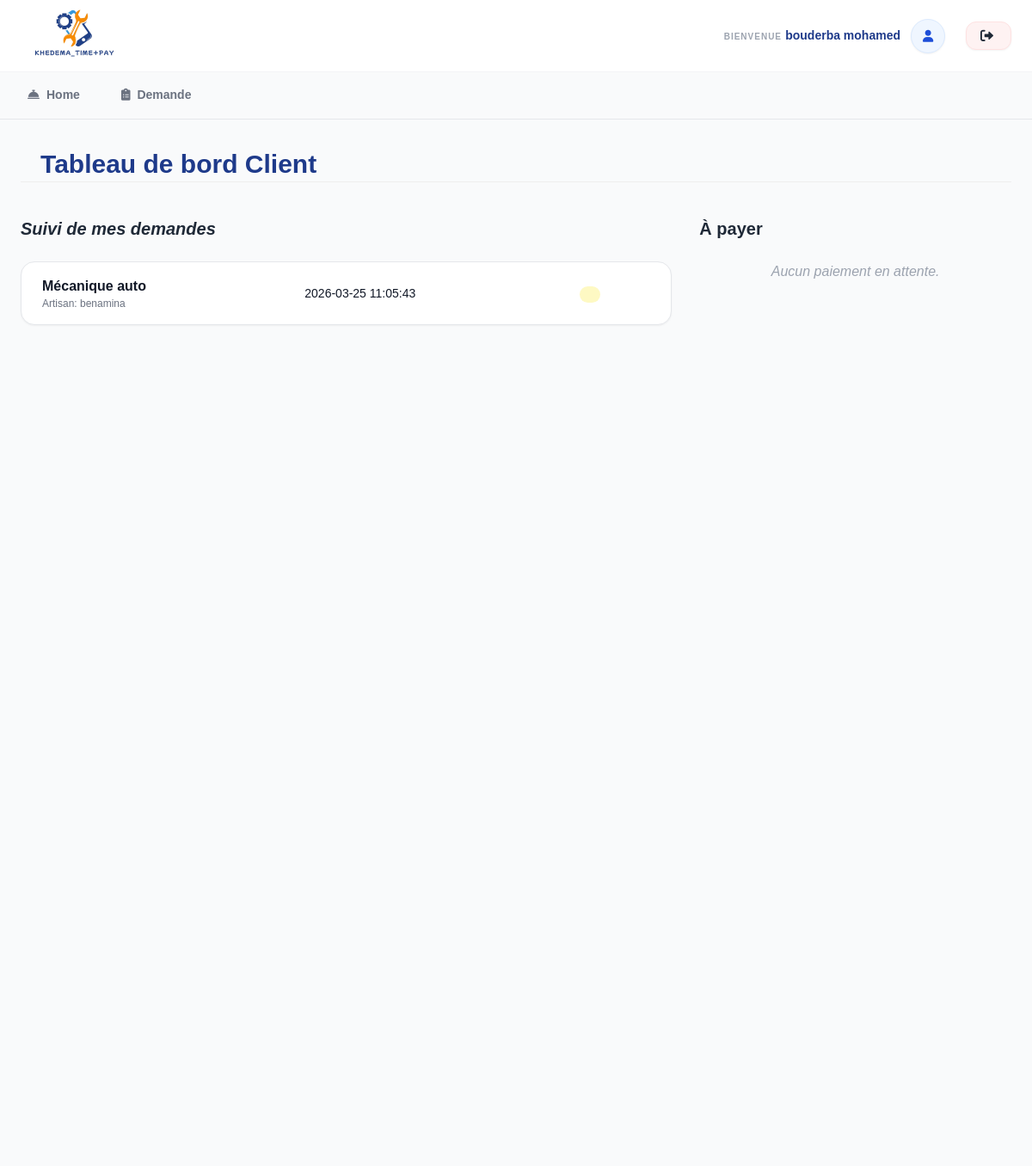
The page /view/dashboard_client.php (signed in) on the database its author committed.
### tables this page shows
CREATE TABLE `demande` (
  `id_demande` int(11) NOT NULL,
  `id_service` int(11) NOT NULL,
  `id_utilisateur` int(11) NOT NULL,
  `statut` enum('accepté','payé') NOT NULL,
  `date_demande` datetime NOT NULL DEFAULT current_timestamp()
);

CREATE TABLE `service` (
  `id_service` int(11) NOT NULL,
  `nom` varchar(150) NOT NULL,
  `image` varchar(255) DEFAULT NULL,
  `description` text DEFAULT NULL,
  `type_service` varchar(100) DEFAULT NULL,
  `prix` decimal(10,2) NOT NULL DEFAULT 0.00,
  `categorie` varchar(100) DEFAULT NULL,
  `id_prestataire` int(11) DEFAULT NULL
);

CREATE TABLE `utilisateur` (
  `id_utilisateur` int(11) NOT NULL,
  `nom` varchar(100) NOT NULL,
  `prenom` varchar(100) NOT NULL,
  `telephone` varchar(20) DEFAULT NULL,
  `adress` varchar(255) DEFAULT NULL,
  `mot_de_passe` varchar(255) NOT NULL,
  `wilaya` varchar(100) DEFAULT NULL,
  `photo` varchar(255) NOT NULL
);

### model/dashboard_client.php (called while the page is built, shortened)
<?php
include '../includes/header.php';
include '../config/db.php';
$id_client = currentUserId();
$stmt_demandes = $pdo->prepare("SELECT d.*, s.nom as service_nom, s.image as service_img, u.nom as prest_nom
                   FROM demande d
                   JOIN service s ON d.id_service = s.id_service
                   JOIN utilisateur u ON s.id_prestataire = u.id_utilisateur
                   WHERE d.id_utilisateur = ? AND d.statut != 'payé'
                   ORDER BY d.date_demande DESC");
$stmt_demandes->execute([$id_client]);
$liste_demandes = $stmt_demandes->fetchAll(PDO::FETCH_ASSOC);
?>

### View/dashboard_client.php (the view, shortened to what this page needs)
<?php include '../model/dashboard_client.php'; ?>
<div class="bg-gray-50 min-h-screen pb-12">
    <div class="max-w-7xl mx-auto px-6 py-8">
        <header class="mb-10">
            <h1 class="text-3xl font-extrabold text-blue-900">Tableau de bord Client</h1>
        </header>
        <div class="grid grid-cols-1 lg:grid-cols-3 gap-8">
            <div class="lg:col-span-2 space-y-6">
                <h2 class="text-xl font-bold text-gray-800 italic">Suivi de mes demandes</h2>
                <div class="bg-white rounded-2xl shadow-sm border overflow-hidden">
                    <table class="w-full text-left">
                        <tbody class="divide-y divide-gray-50">
                            <?php foreach ($liste_demandes as $d): ?>
                            <tr class="hover:bg-gray-50/50">
                                <td class="px-6 py-4">
                                    <p class="font-bold text-gray-900"><?php echo htmlspecialchars($d['service_nom']); ?></p>
                                    <p class="text-xs text-gray-500">Artisan: <?php echo htmlspecialchars($d['prest_nom']); ?></p>
                                </td>
                                <td class="px-6 py-4 text-sm"><?php echo $d['date_demande']; ?></td>
                                <td class="px-6 py-4">
                                    <span class="px-3 py-1 rounded-full text-[10px] font-bold uppercase bg-yellow-100 text-yellow-700">
                                    </span>
                                </td>
                            </tr>
                            <?php endforeach; ?>
                        </tbody>
                    </table>
                </div>
            </div>
            <div class="space-y-6">
                <h2 class="text-xl font-bold text-gray-800">À payer</h2>
                <?php if(empty($services_a_payer)): ?>
                    <p class="text-gray-400 text-center italic">Aucun paiement en attente.</p>
                <?php endif; ?>
            </div>
        </div>
    </div>
</div>

### layout/css/plombiers_style.css (style rules this page uses)
h1 { font-size: 2rem; margin-bottom: 10px; }

### layout/css/menuiserie_style.css (style rules this page uses)
header { display: flex; justify-content: space-between; align-items: center; padding: 2px 2%; border-bottom: 1px solid #eee; }
h1 { font-size: 2rem; margin-bottom: 10px; }

### layout/css/electriciens_style.css (style rules this page uses)
header { display: flex; justify-content: space-between; align-items: center; padding: 15px 8%; border-bottom: 1px solid #eee; }
h1 { font-size: 2rem; margin-bottom: 10px; }

### layout/css/mecanique_style.css (style rules this page uses)
header { display: flex; justify-content: space-between; align-items: center; padding: 2px 2%; border-bottom: 1px solid #eee; }
h1 { font-size: 2rem; margin-bottom: 10px; }

### layout/css/arStyle.css (style rules this page uses)
:root { --primary: #3b82f6; --bg: #f3f6ff; --text: #1e293b; }
body { background-color: var(--bg); font-family: 'Inter', sans-serif; margin: 0; color: var(--text); }

### layout/css/body.css (style rules this page uses)
* { margin: 0; padding: 0; box-sizing: border-box; }
body { font-family: Arial, sans-serif; background: #ffffff; color: #111827; line-height: 1.5; }

### rows shown on the page
demande: id_service.nom "Mécanique auto", utilisateur.nom "benamina", date_demande "2026-03-25 11:05:43"

### other values the page prints
$_SESSION['prenom'] . " " . $_SESSION['nom'] "bouderba mohamed"
